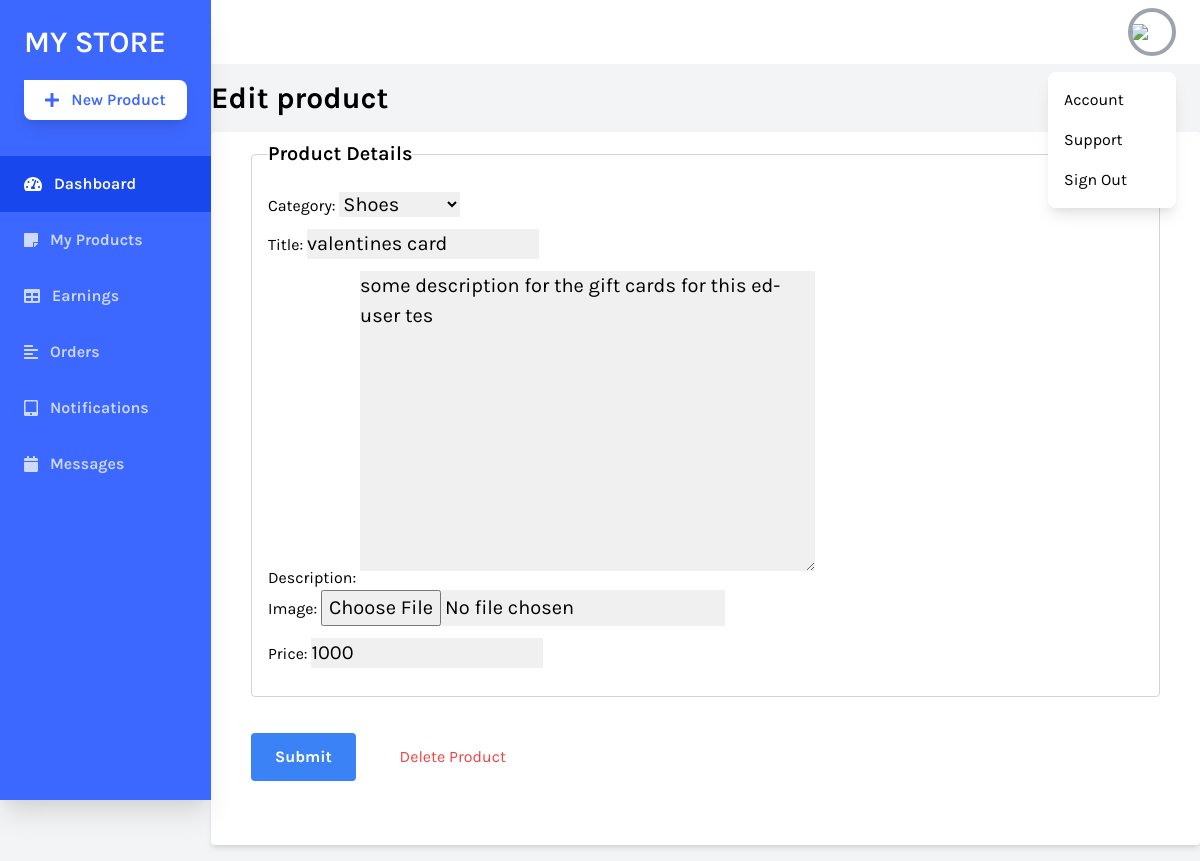
/mystore/edit_product/6/ (signed in), run on an earlier commit of the app's database.
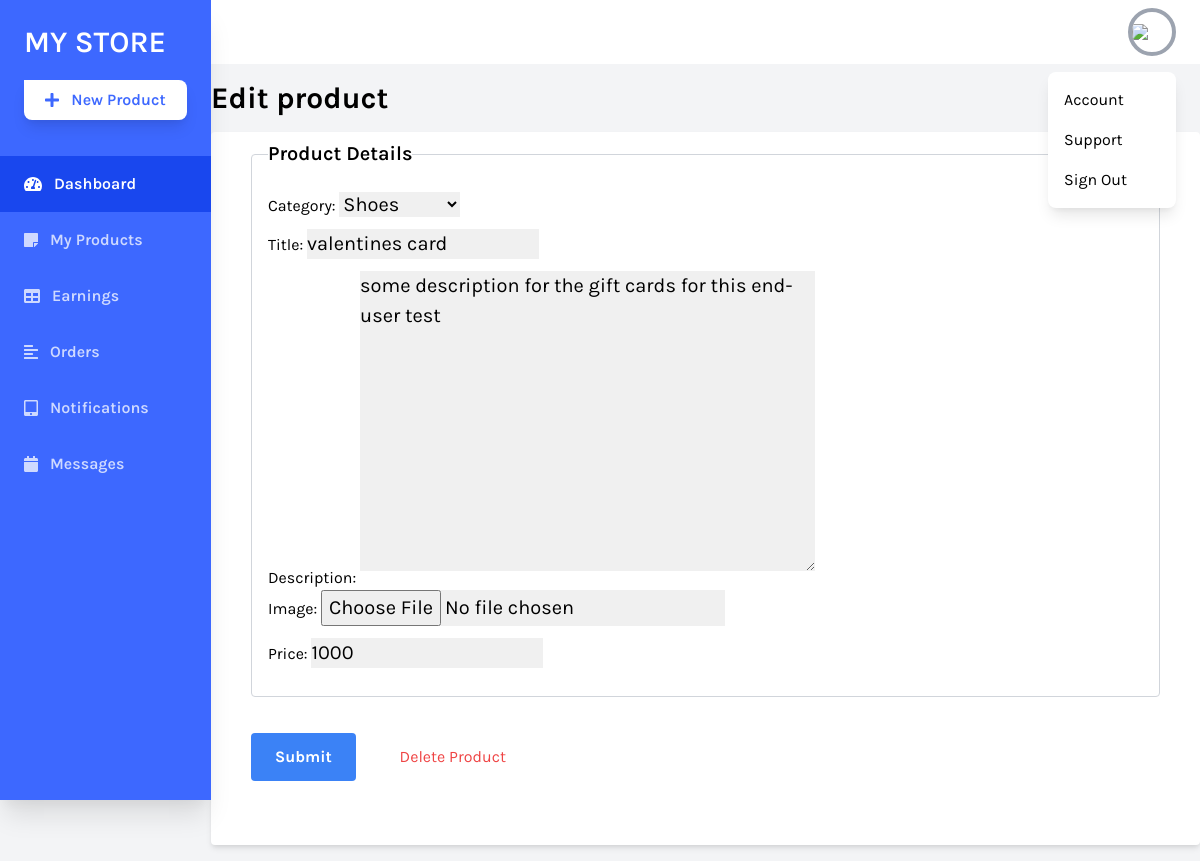
And on a later commit of the database.
### store/models.py (models this page shows, shortened)
class Product(models.Model):
    DRAFT = 'draft'
    WAITING_APPROVAL = 'awaitingapproval'
    ACTIVE = 'active'
    DELETED = 'deleted'
    STATUS_CHOICES = (
        (DRAFT, 'Draft'),
        (WAITING_APPROVAL,'Awaitng Approval'),
        (ACTIVE, 'Active'),
        (DELETED, 'Deleted'),
    )
    user = models.ForeignKey(User, related_name='products', on_delete=models.CASCADE)
    category = models.ForeignKey(Category, related_name='products', on_delete=models.CASCADE)
    title = models.CharField(max_length=50)
    slug = models.SlugField(max_length=50)
    description = models.TextField(blank=True)
    image = models.ImageField(upload_to='uploads/product_images', blank=True, null=True)
    thumbnails = models.ImageField(upload_to='uploads/product_images/thumbnails/', blank=True,null=True)
    price = models.IntegerField()
    created_at = models.DateTimeField(auto_now_add=True)
    update_at = models.DateTimeField(auto_now=True)
    status = models.CharField(max_length=50,choices=STATUS_CHOICES,default=ACTIVE)

### userprofile/views.py (the view)
# urls.py: path('mystore/edit_product/<int:pk>/',views.edit_product,name='edit-product'),
@login_required
def edit_product(request,pk):
    product = Product.objects.filter(user=request.user).get(pk=pk)
    if request.method == 'POST':
        form = ProductForm(request.POST, request.FILES, instance=product)
        if form.is_valid():
            form.save()
            messages.success(request, "Product details updated successfully.")
            return redirect('vendor-products')
    else:
        form = ProductForm(instance=product)
    return render(request, 'userprofile/add_product.html',{
        'title':'Edit product',
        'product':product,
        'form':form})

### store/forms.py
class ProductForm(forms.ModelForm):
    class Meta:
        model = Product
        fields = ("category", "title", "description", "image", "price")
        widgets = {
            'category': forms.Select(attrs={'class': 'form-control mb-3', 'style': 'background-color: #F0F0F0; font-size: 1.25rem;'}),
            'title': forms.TextInput(attrs={'class': 'form-control mb-3', 'style': 'background-color: #F0F0F0; font-size: 1.25rem;'}),
            'description': forms.Textarea(attrs={'class': 'form-control mb-3', 'rows': 10, 'style': 'background-color: #F0F0F0; font-size: 1.25rem;'}),
            'image': forms.FileInput(attrs={'class': 'form-control-file mb-3', 'style': 'background-color: #F0F0F0; font-size: 1.25rem;'}),
            'price': forms.NumberInput(attrs={'class': 'form-control mb-3', 'style': 'background-color: #F0F0F0; font-size: 1.25rem;'}),
        }

### store/context_processors.py (called while the page is built)
def cart(request):
    return {'cart':Cart(request)}

### store/models.py (called while the page is built)
    def __str__(self):
        return self.title

### userprofile/templates/userprofile/add_product.html (shortened to what this page needs)
{% extends "userprofile/dashboard/dashboard.html" %}
{% block content %}
<div class="container mx-auto px-4 lg:px-0">
    <h1 class="text-3xl font-bold my-4">{{ title }}</h1>
    <div class="bg-white shadow-md rounded px-10 pt-2 pb-10 mb-4">
        <form method="post" action="." enctype="multipart/form-data">
            <fieldset class="mb-6 border border-gray-300 p-4 rounded">
                <legend class="text-xl font-semibold mb-2">Product Details</legend>
                {{ form.as_p }}
            </fieldset>
            <div class="space-x-10 ">
                <button type="submit" class="bg-blue-500 hover:bg-blue-700 text-white font-bold py-3 px-6 rounded focus:outline-none focus:shadow-outline">
                    Submit
                </button>
                {% if product %}
                <a href="{% url 'delete-product' product.id %}" class="text-red-500 hover:text-red-700 mt-6 inline-block">
                    Delete Product
                </a>
            {% endif %}
        </div>
<br>
            </div>
</div>
{% endblock content %}

What changed in the data, as far as the page shows it:
changed Product "Shoes": description "some description for the gift cards for this ed-user tes" → "some description for the gift cards for this end-user test"
